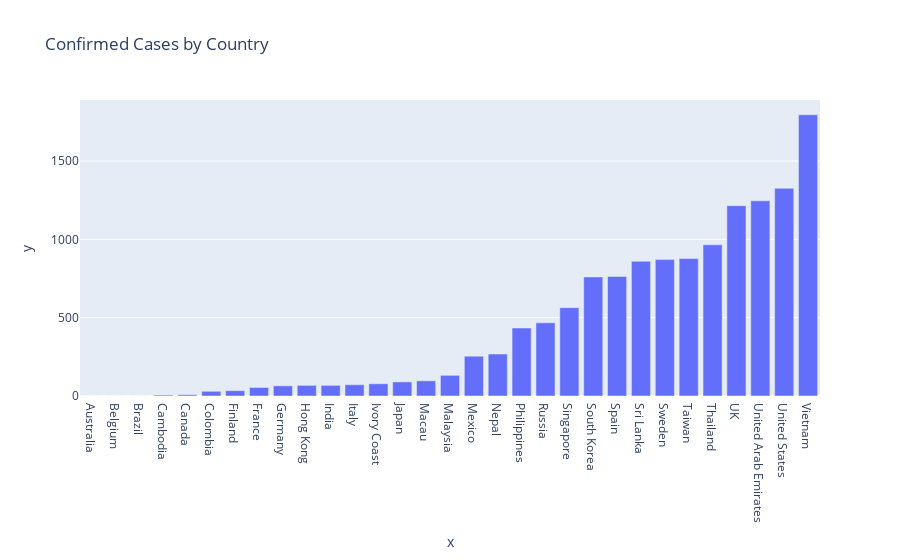

The notebook cell this image was saved under:
### Code cell
import plotly.express as px
fig =px.bar(x=new1['Country/Region'], y=sorted(new1['Confirmed']), labels = {'Country/Region': 'Country', 'Confirmed': 'Confirmed Cases'}, title='Confirmed Cases by Country')
fig.show()
# plt.xticks(new1['Country/Region'], new1['Country/Region'], rotation=45, ha='right')
# plt.title('Confirmed Cases by Country')

### Figure 1 — Plotly figure (JSON) as saved in the notebook; plotly's stock layout.template omitted (floating-point values rounded to 4 significant figures)
{"data": [{"hovertemplate": "x=%{x}<br>y=%{y}<extra></extra>", "legendgroup": "", "marker": {"color": "#636efa", "pattern": {"shape": ""}}, "name": "", "orientation": "v", "showlegend": false, "textposition": "auto", "x": ["Australia", "Belgium", "Brazil", "Cambodia", "Canada", "Colombia", "Finland", "France", "Germany", "Hong Kong", "India", "Italy", "Ivory Coast", "Japan", "Macau", "Malaysia", "Mexico", "Nepal", "Philippines", "Russia", "Singapore", "South Korea", "Spain", "Sri Lanka", "Sweden", "Taiwan", "Thailand", "UK", "United Arab Emirates", "United States", "Vietnam"], "xaxis": "x", "y": [0.0, 0.0, 0.0, 6.0, 8.0, 30.0, 34.0, 54.0, 65.0, 68.0, 68.0, 72.0, 78.0, 90.0, 97.0, 132.0, 254.0, 268.0, 434.0, 467.0, 564.0, 760.0, 763.0, 860.0, 871.0, 877.0, 965.0, 1215.0, 1246.0, 1326.0, 1795.0], "yaxis": "y", "type": "bar"}], "layout": {"xaxis": {"anchor": "y", "domain": [0.0, 1.0], "title": {"text": "x"}}, "yaxis": {"anchor": "x", "domain": [0.0, 1.0], "title": {"text": "y"}}, "legend": {"tracegroupgap": 0}, "title": {"text": "Confirmed Cases by Country"}, "barmode": "relative"}}
